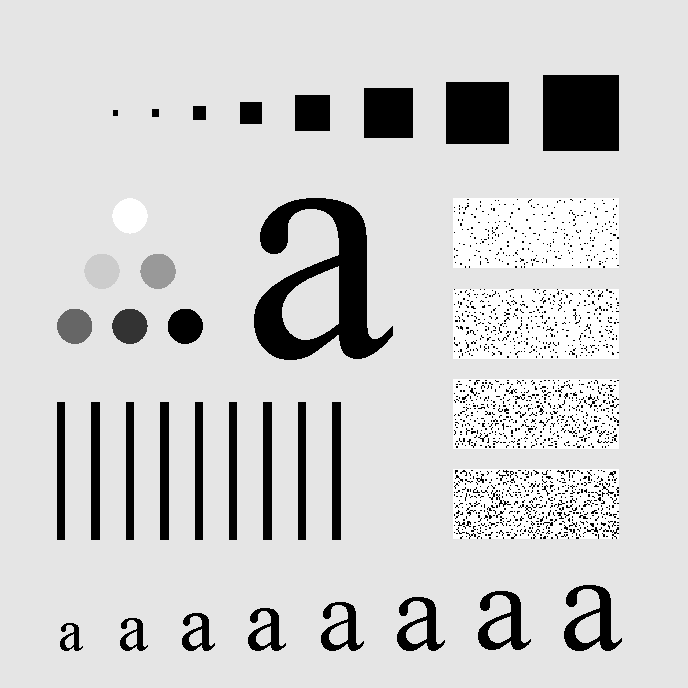
%> input picture 2.图像配准/sample.tif, 688 x 688 px
$ octave --eval "main;"   (GNU Octave 9; MATLAB toolbox functions it lacks are replaced by stand-ins)
%> lines starting %> are read from the running program, lines starting %| are printed output that depends on the picture; in (x1, y1, x2, y2) boxes, pixels count from 0 and x2, y2 are one past the last pixel; in counts of white or black regions, pixels touching at a corner belong together; the program's own positions count from 1
%> in main, referencedImg is the input picture: size 688x688 uint8; min 0, max 255, mean 207.3
### 2.图像配准/createInputImg.m
function [inputImg] = createInputImg(referencedImgSrc)
%> called with referencedImgSrc = 'sample.tif'

  %读入参考图像
  referencedImg = imread(referencedImgSrc);
  %计算出参考图像的纵向像素个数和横向像素个数
  [vertiSize, horizSize] = size(referencedImg);
%> vertiSize = 688; horizSize = 688

  %水平偏移像素、垂直偏移像素
  maxHorizShift = 20;
  maxVertiShift = 200;

  %偏移后的水平像素和垂直像素
  horizSizeShifted = horizSize + maxHorizShift;
%> horizSizeShifted = 708
  vertiSizeShifted = vertiSize + maxVertiShift;
%> vertiSizeShifted = 888

  %单位高度上的水平偏移量、垂直偏移量
  dHorizShiftByHeight = maxHorizShift / (vertiSize - 1);
%> dHorizShiftByHeight = 0.0291
  dVertiShiftByWidth = maxVertiShift / (horizSize - 1);
%> dVertiShiftByWidth = 0.291

  %水平偏移变换矩阵
  horizShift = [1, 0, 0; dHorizShiftByHeight, 1, 0; 0, 0, 1];
%> horizShift = [1 0 0; 0.0291 1 0; 0 0 1]
  %垂直偏移变换矩阵
  vertiShift = [1, dVertiShiftByWidth, 0; 0, 1, 0; 0, 0, 1];
  %复合偏移变换矩阵
  shift = horizShift * vertiShift;
  shiftInv = inv(shift);

  %初始化输出图像
  inputImg = zeros(vertiSizeShifted, horizSizeShifted);

  %i = 0;
  %令[x, y]是参考图像的横纵表示, [u, v]是输入图像的横纵表示
  for v = 1 : vertiSizeShifted
    for u = 1 : horizSizeShifted
      %计算出输入图像中点(u, v)在参考图像中的对应点(x, y)
      res = [u, v, 1] * shiftInv;
      x = res(1);
      y = res(2);

      %超出图像区域，continue, 不做处理
      if x < 1 || x > horizSize || y < 1 || y > vertiSize
        continue;
      end

      %i = i + 1;
      if x == fix(x) && y == fix(y) %如果正好是像素点对应像素点
        %直接将参考图像该点的灰度值作为输入图像像素点的灰度值
        %这样做能加快处理速度
        inputImg(v, u) = referencedImg(y, x);
      else
        %双线性插值法处理非"整像素点"的灰度值
        lowX = floor(x);  %该点左方最小临近点的横坐标
        lowY = floor(y);  %该点上方最小临近点的纵左边
        highX = ceil(x);  %该点右方最小临近点的横坐标
        highY = ceil(y);  %该点下方最小临近点的纵坐标
        dY = y - lowY;
        dX = x - lowX;
        valueLow = dY .* (referencedImg(highY, lowX) - referencedImg(lowY, lowX)) + referencedImg(lowY, lowX);
        valueHigh = dY .* (referencedImg(highY, highX) - referencedImg(lowY, highX)) + referencedImg(lowY, highX);
        value = dX .* (valueHigh - valueLow) + valueLow;
        inputImg(v, u) = value;
      end
    end
  end
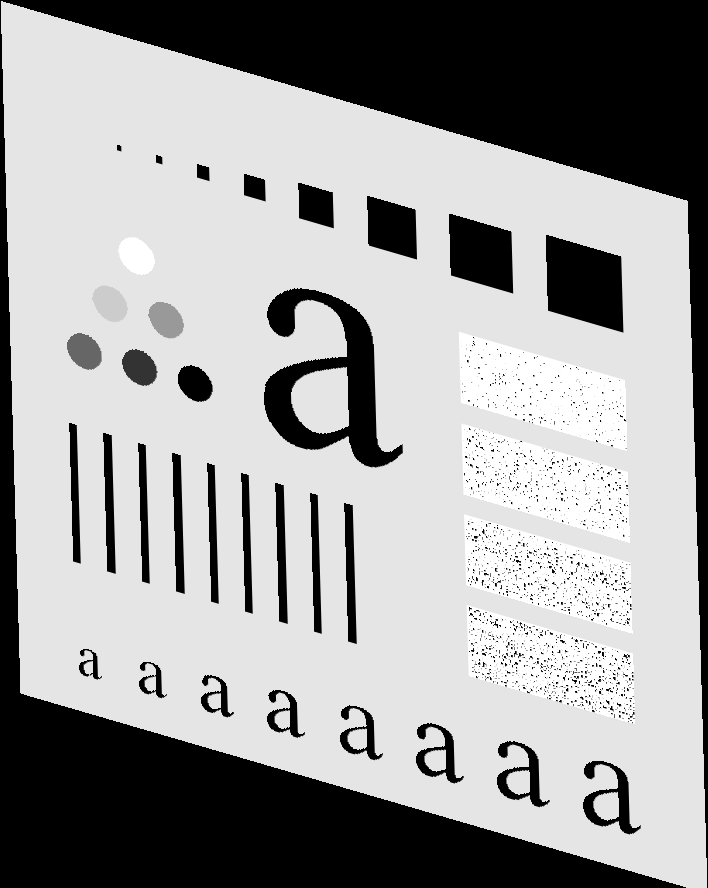
%> inputImg: size 888x708 double; min 0, max 255, mean 157.5
%> after the loop, dX = 0.14; dY = 0.178; highX = 688; highY = 683; lowX = 687; lowY = 682; value = 229; valueHigh = 229; valueLow = 229
end

### 2.图像配准/getShiftDegrees.m
%输入：输入图像句柄, 参考图像句柄
%输出：dh[水平单位偏移量]、dv[垂直单位偏移量]
function [dh, dv] = getShiftDegrees(inputImg, referencedImg)
  [ix, iy, rx, ry] = getPoints(inputImg, referencedImg);
  dix = ix(2) - ix(1);
  diy = iy(2) - iy(1);
  drx = rx(2) - rx(1);
  dry = ry(2) - ry(1);
  dv = (diy - dry) ./ dix;
  dh = (dix - drx) ./ dry;
end

### 2.图像配准/getPoints.m
%输入：输入图像句柄, 参考图像句柄
%输出：[输入图像选取点横坐标集合，输入图像选取点纵坐标集合，参考图像选取点横坐标集合，参考图像选取点纵坐标集合]
function [inputPointsX, inputPointsY, referencedPointsX, referencedPointsY] = getPoints(inputImg, referencedImg)
  %提示用户用鼠标在输入图像上选取像素点
  input('Please fetch points on \"Input-Image\" using mouse, and press \"Enter\" to finish. OK?');
  figure(); set(gcf, 'Name', 'Input-Image'); imshow(inputImg);
  [inputPointsX, inputPointsY] = ginput();
  close(gcf);
  %提示用户用鼠标在参考图像上选取像素点
  input('Please fetch points on \"Referenced-Image\" using mouse, and press \"Enter\" to finish. OK?');
  figure(); set(gcf, 'Name', 'Referenced-Image'); imshow(referencedImg);
  [referencedPointsX, referencedPointsY] = ginput();
  close(gcf);
end

### 2.图像配准/main.m
function main()
  %读入参考图像
  referencedImg = imread('sample.tif');
  %生成输入图像
  inputImg = createInputImg('sample.tif');
  %将出入图像存到文件
  imwrite(inputImg, 'inputImg.png');
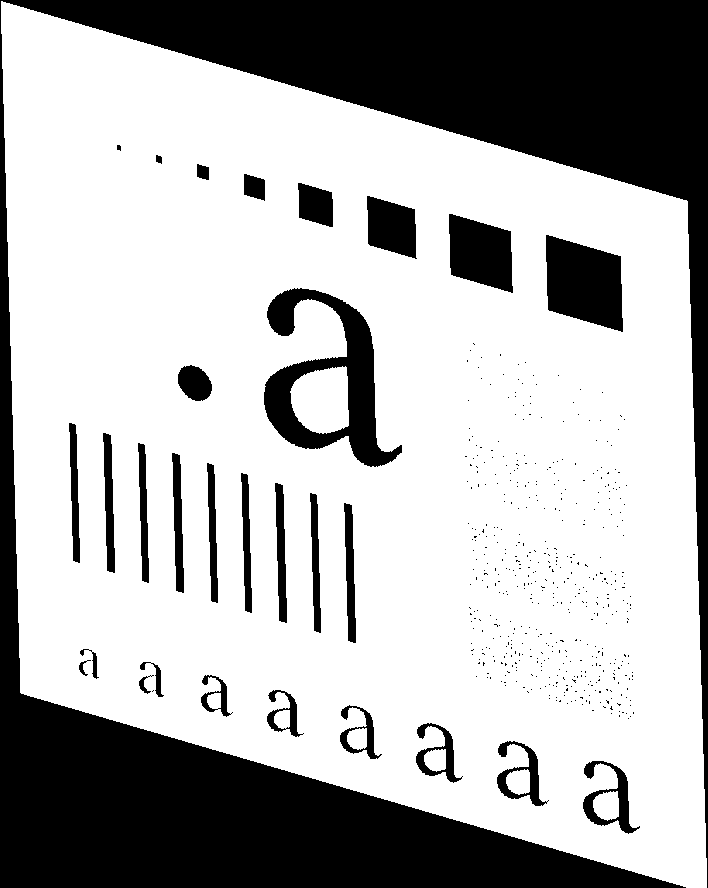
%> saved as inputImg.png: size 888x708 uint8; 68.9% white; 509 black regions (479 under 20 px), largest, box (x1, y1, x2, y2) and area: (0, 0, 708, 888) 156786, (264, 288, 402, 467) 9096, (546, 235, 623, 332) 5625
%> the run ends on the next line
  %计算出水平单位偏移量和垂直单位偏移量
  [dh, dv] = getShiftDegrees(inputImg, referencedImg);
  %打印出原始的水平偏移量和垂直偏移量
  res = sprintf('\nHoriztal Shift Size: %d dp\nVertical Shift Size: %d dp\n', dh * 688, dv * 688)
end
